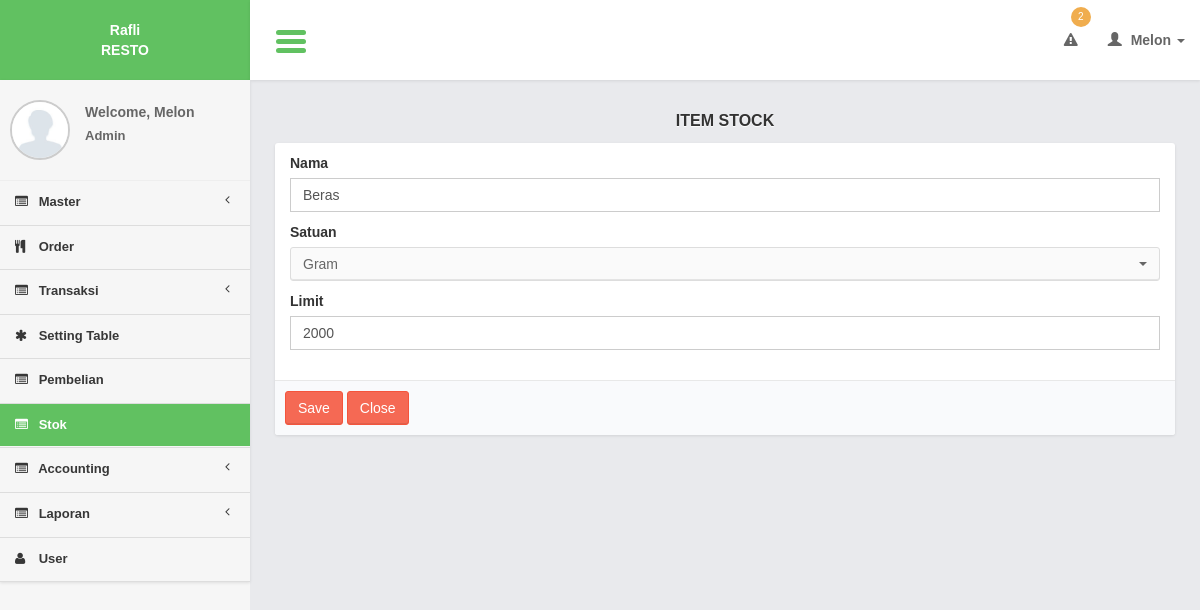
/controllers/stock.php?page=form&id=6 (signed in), run on the app's committed database.
### tables this page shows
CREATE TABLE `items` (
  `item_id` int(11) NOT NULL,
  `item_name` varchar(100) NOT NULL,
  `unit_id` int(11) NOT NULL,
  `item_limit` int(11) NOT NULL
);

CREATE TABLE `units` (
  `unit_id` int(11) NOT NULL,
  `unit_name` varchar(20) NOT NULL
);

### models/stock_model.php (called while the page is built, shortened)
<?php
function select_unit(){
	$query = mysql_query("select * from units order by unit_id");
	return $query;
}
function read_id($id){
	$query = mysql_query("select a.*,c.unit_name
			from items a
			join units c on c.unit_id = a.unit_id
			where item_id = '$id'");
	$result = mysql_fetch_object($query);
	return $result;
}
?>

### views/stock/form.php (the view, shortened to what this page needs)
    <section class="content">
        <div class="row">
            <div class="col-md-12">
              <div class="title_page"> <?= $title ?></div>
                 <form action="<?= $action?>" method="post" enctype="multipart/form-data" role="form">
                <div class="box box-cokelat">
                    <div class="box-body">
                            <div class="col-md-12">
                            <div class="form-group">
                            <div class="form-group">
                                <label>Nama</label>
                                <input required type="text" name="i_name" class="form-control" placeholder="Masukkan nama barang..." value="<?= $row->item_name ?>"/>
                            </div>
                            <div class="form-group">
                                <label>Satuan</label>
                               <?php
                               while($r_unit = mysql_fetch_array($query_unit)){
 ?>
                                 <option value="<?= $r_unit['unit_id'] ?>" <?php if($row->unit_id == $r_unit['unit_id']){ ?> selected="selected"<?php } ?>><?= $r_unit['unit_name']?></option>
                                 <?php
 }
?>
                            </div>
                          <div class="form-group">
                                <label>Limit</label>
                                <input required type="text" name="i_item_limit" class="form-control" placeholder="Masukkan limit stok..." value="<?= $row->item_limit ?>"/>
                            </div>
                            </div>
                            </div>
                    </div>
                      <div class="box-footer">
                    <input class="btn btn-danger" type="submit" value="Save"/>
                    <a href="<?= $close_button?>" class="btn btn-danger" >Close</a>
                 </div>
                </div>
           </form>
            </div>
        </div>
    </section>

### css/AdminLTE.css (style rules this page uses)
html { font-family: 'Source Sans Pro', sans-serif; -webkit-font-smoothing: antialiased; min-height: 100%; background: #E9EAED; }
body { font-family: 'Source Sans Pro', sans-serif; -webkit-font-smoothing: antialiased; min-height: 100%; }
a { color: #3c8dbc; }
.content { padding: 30px 10px; }
.form-control { -webkit-border-radius: 0px !important; -moz-border-radius: 0px !important; border-radius: 0px !important; box-shadow: none; }
.box { position: relative; margin-bottom: 20px; -webkit-border-radius: 3px; -moz-border-radius: 3px; border-radius: 3px !important; width: 100%; background:#fff; box-shadow: 0 1px 3px rgba(0, 0, 0, 0.1); }
.box .box-body { padding-top:10px; -webkit-border-top-left-radius: 0; -webkit-border-top-right-radius: 0; -webkit-border-bottom-right-radius: 3px; -webkit-border-bottom-left-radius: 3px; -moz-border-radius-topleft: 0; -moz-border-radius-topright: 0; -moz-border-radius-bottomright: 3px; -moz-border-radius-bottomleft: 3px; border-top-left-radius: 0; border-top-right-radius: 0; border-bottom-right-radius: 3px; border-bottom-left-radius: 3px; border-radius:3px; padding-bottom:20px; }
.box .box-footer { border-top: 1px solid #e8e8e8; -webkit-border-top-left-radius: 0; -webkit-border-top-right-radius: 0; -webkit-border-bottom-right-radius: 3px; -webkit-border-bottom-left-radius: 3px; -moz-border-radius-topleft: 0; -moz-border-radius-topright: 0; -moz-border-radius-bottomright: 3px; -moz-border-radius-bottomleft: 3px; border-top-left-radius: 0; border-top-right-radius: 0; border-bottom-right-radius: 3px; border-bottom-left-radius: 3px; background:#F9FAFC; padding: 10px; }
.btn { font-weight: 500; -webkit-border-radius: 3px; -moz-border-radius: 3px; border-radius: 3px; border: 1px solid transparent; -webkit-box-shadow: inset 0px -2px 0px 0px rgba(0, 0, 0, 0.09); -moz-box-shadow: inset 0px -2px 0px 0px rgba(0, 0, 0, 0.09); box-shadow: inset 0px -1px 0px 0px rgba(0, 0, 0, 0.09); }
.btn.btn-danger { background-color: #f56954; border-color: #f4543c; }
.title_page { font-size:medium; text-align:center; font-weight:bold; margin-bottom:10px; text-shadow: 0 1px 1px #ffffff; text-transform:uppercase; }

### css/tooltip/tooltip-classic.css (style rules this page uses)
html, body { margin:0; height:100%; }

### data on the page
items: i_name "Beras", i_item_limit "2000"
units: unit_name "Gram"

### other printed values
count_stock_limit() "2"
$user_data[0] "Melon"
$user_data[1] "Admin"
$title "ITEM STOCK"
